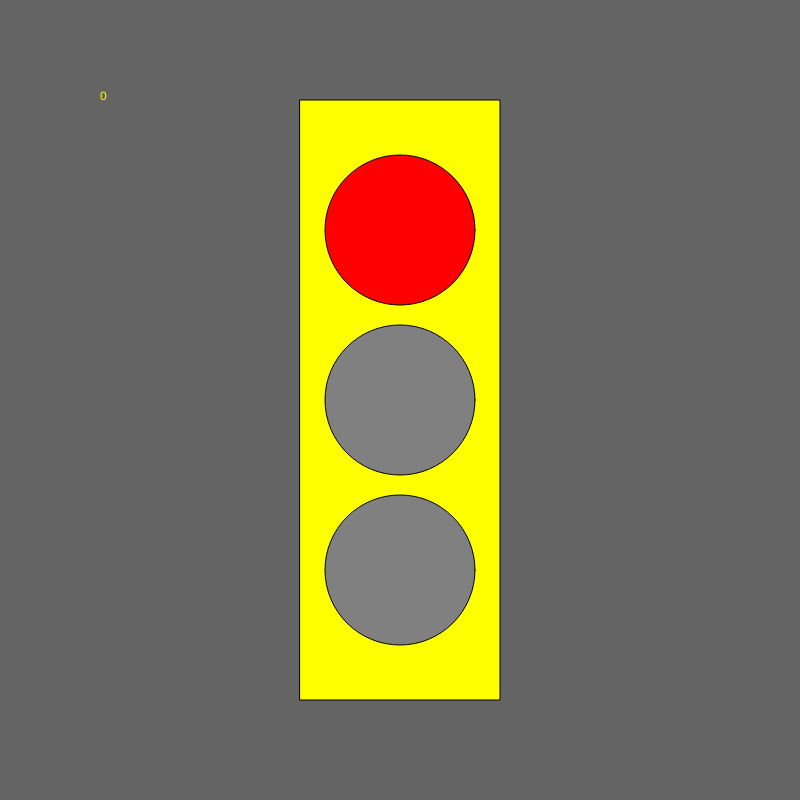
Frame 1 (no input)
Frame 60 (no input): identical to frame 1, image omitted
Frame 120 (the mouse pressed at the canvas centre since frame 60): identical to frame 1, image omitted

The p5.js sketch that drew this single still picture (run headless with seeded random() and noise() and a simulated clock; from frame 60 on, the mouse is pressed at the canvas centre):

// p5.js sketch
// ── sketch.js
let state = 0;

function setup() {
  createCanvas(800, 800);
  ellipseMode(CENTER);
  rectMode(CENTER);
}

function draw() {

  background(100);
  fill('yellow');
  rect(width / 2, height / 2, 200, 600);



  switch (state) {

    case 0: //red
      text("0", 100, 100);
      fill('red');
      ellipse(width / 2, height / 2 - 170, 150, 150);
      fill('grey');
      ellipse(width / 2, height / 2, 150, 150);
      ellipse(width / 2, height / 2 + 170, 150, 150);
      break;

    case 1: //green
      text("1", 100, 100);
      fill('grey');
      ellipse(width / 2, height / 2 - 170, 150, 150);
      ellipse(width / 2, height / 2, 150, 150);
      fill('green');
      ellipse(width / 2, height / 2 + 170, 150, 150);
      break;

    case 2: //yellow
      text("2", 100, 100);
      fill('grey');
      ellipse(width / 2, height / 2 - 170, 150, 150);
      fill('yellow');
      ellipse(width / 2, height / 2, 150, 150);
      fill('grey');
      ellipse(width / 2, height / 2 + 170, 150, 150);
      break;

  }
}

function mouseReleased() {
  state++;
  if (state > 2) state = 0;
}
